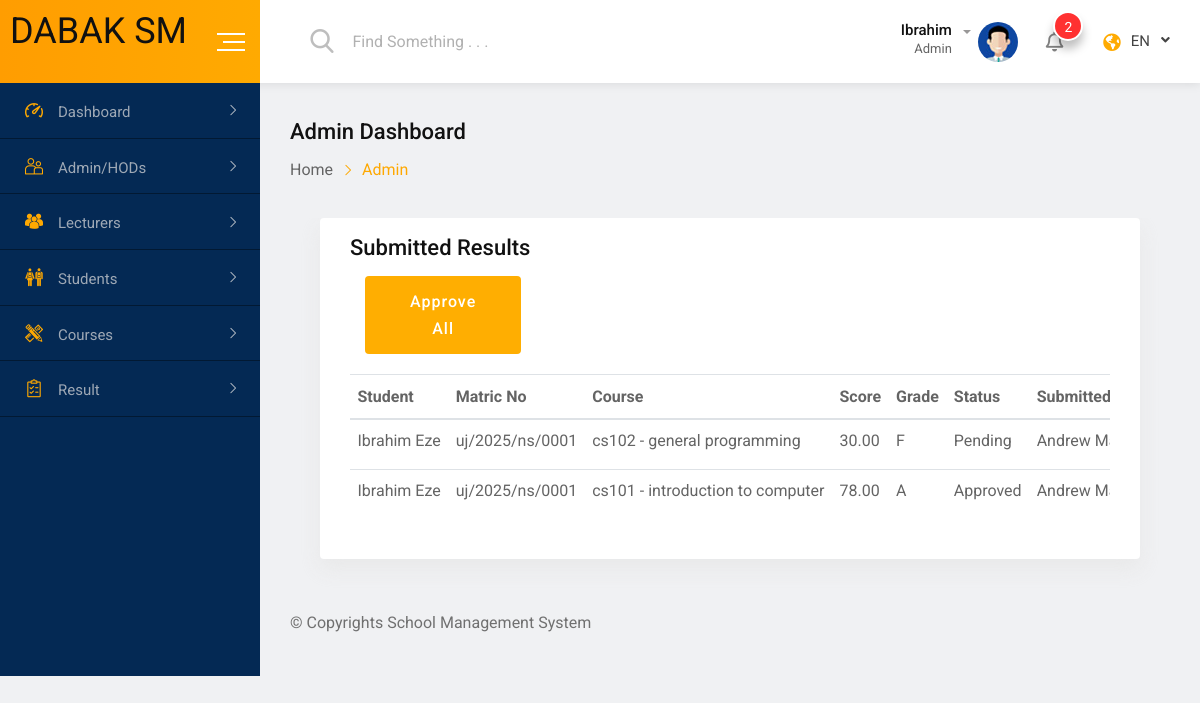
The app's page /administration/results/ (signed in) with its own data.
### students/models.py (models this page shows, shortened)
class Result(models.Model):
    registration = models.OneToOneField(CourseRegistration, on_delete=models.CASCADE, related_name='result')
    score = models.DecimalField(max_digits=5, decimal_places=2)
    grade = models.CharField(max_length=2)
    status = models.CharField(max_length=20, choices=[('Pending', 'Pending'), ('Approved', 'Approved')], default='Pending')
    submitted_by = models.ForeignKey('lecturers.Lecturer', on_delete=models.SET_NULL, null=True, blank=True, related_name='submitted_results')
    approved_by = models.ForeignKey(CustomUser, on_delete=models.SET_NULL, null=True, blank=True, related_name='approved_results')

class CourseRegistration(models.Model):
    student = models.ForeignKey(Student, on_delete=models.CASCADE, related_name='registrations')
    course = models.ForeignKey(Course, on_delete=models.CASCADE, related_name='registrations')
    session = models.CharField(max_length=15)
    semester = models.CharField(max_length=10, choices=[('First', 'First'), ('Second', 'Second')])
    date_registered = models.DateTimeField(auto_now_add=True)
    class Meta:
        unique_together = ('student', 'course', 'session', 'semester')

class Student(models.Model):
    user = models.OneToOneField(CustomUser, on_delete=models.CASCADE, related_name='student_profile')
    matric_no = models.CharField(max_length=20, unique=True)
    department = models.ForeignKey(Department, on_delete=models.CASCADE, related_name='students')
    level = models.CharField(max_length=10, choices=[
        ('100', '100 Level'),
        ('200', '200 Level'),
        ('300', '300 Level'),
        ('400', '400 Level'),
    ])
    admission_year = models.IntegerField(default=2025)

### accounts/models.py (models this page shows, shortened)
class CustomUser(AbstractUser):
    ROLE_CHOICES = [
        ('student', 'Student'),
        ('lecturer', 'Lecturer'),
        ('admin', 'Admin'),
    ]
    USERNAME_FIELD = 'username'
    REQUIRED_FIELDS = []
    role = models.CharField(max_length=20, choices=ROLE_CHOICES)
    is_active = models.BooleanField(default=True)

### academics/models.py (models this page shows, shortened)
class Course(models.Model):
    LEVEL_CHOICES = [
        ('100', '100 Level'),
        ('200', '200 Level'),
        ('300', '300 Level'),
        ('400', '400 Level'),
    ]
    code = models.CharField(max_length=10, unique=True)
    title = models.CharField(max_length=200)
    credit_unit = models.IntegerField()
    department = models.ForeignKey(Department, on_delete=models.CASCADE, related_name='courses')
    assigned_lecturer = models.ForeignKey(
        'lecturers.Lecturer',
        on_delete=models.SET_NULL,
        null=True,
        blank=True,
        related_name='assigned_courses'
    )
    prerequisites = models.ManyToManyField(
        'self',
        symmetrical=False,
        blank=True,
        related_name='required_for'
    )
    pass_mark = models.PositiveIntegerField(default=40)
    COURSE_TYPE_CHOICES = [
        ('core', 'Core'),
        ('elective', 'Elective'),
    ]
    course_type = models.CharField(max_length=10, choices=COURSE_TYPE_CHOICES, default='core')
    offered_level = models.CharField(max_length=10, choices=LEVEL_CHOICES, default='100')

### lecturers/models.py (models this page shows, shortened)
class Lecturer(models.Model):
    user = models.OneToOneField(CustomUser, on_delete=models.CASCADE, related_name='lecturer_profile')
    staff_id = models.CharField(max_length=20, unique=True)
    department = models.ForeignKey(Department, on_delete=models.CASCADE, related_name='lecturers')
    rank = models.CharField(max_length=50, blank=True, null=True)

### administration/views.py (the view)
    def wrapper(request, *args, **kwargs):
        if not request.user.is_authenticated or request.user.role != 'admin':
            messages.error(request, "Access denied: Admins only.")
            return redirect('login')
        return view_func(request, *args, **kwargs)

### administration/views.py (called while the page is built)
def admin_required(view_func):
    def wrapper(request, *args, **kwargs):
        if not request.user.is_authenticated or request.user.role != 'admin':
            messages.error(request, "Access denied: Admins only.")
            return redirect('login')
        return view_func(request, *args, **kwargs)
    return wrapper

@login_required
@admin_required
def result_list(request):
    results = Result.objects.select_related(
        'registration__student__user',
        'registration__course',
        'submitted_by'
    ).all().order_by('-id')
    return render(request, 'administration/result_list.html', {'results': results})

### templates/administration/result_list.html (shortened to what this page needs)
{% extends "../admin_base.html" %}
{% block content %}
<div class="dashboard-content-one">
  <div class="card height-auto">
      <div class="card-body">
          <div class="heading-layout1">
              <div class="item-title">
                  <h3>Submitted Results</h3>
              </div>
          </div>
          <div class="col-1-xxxl col-xl-2 col-lg-3 col-12 form-group">
            <form method="POST" action="{% url 'approve_all_results' %}" class="mg-b-20">
              <button type="submit" class="btn-fill-lg btn-gradient-yellow btn-hover-bluedark">Approve All</button>
            </form>
          </div>
          <div class="table-responsive">
              <table class="table display data-table text-nowrap">
                  <thead>
                      <tr>
                          <th>Student</th>
                          <th>Matric No</th>
                          <th>Course</th>
                          <th>Score</th>
                          <th>Grade</th>
                          <th>Status</th>
                          <th>Submitted By</th>
                      </tr>
                  </thead>
                  <tbody>
                    {% for result in results %}
                      <tr>
                        <td>{{ result.registration.student.user.get_full_name }}</td>
                        <td>{{ result.registration.student.matric_no }}</td>
                        <td>{{ result.registration.course.code }} - {{ result.registration.course.title }}</td>
                        <td>{{ result.score }}</td>
                        <td>{{ result.grade }}</td>
                        <td>{{ result.status }}</td>
                        <td>{{ result.submitted_by.user.get_full_name|default:"lecturer" }}</td>
                      </tr>
                      {% empty %}
                      <tr><td colspan="9">No result found.</td></tr>
                      {% endfor %}
                  </tbody>
              </table>
          </div>
      </div>
  </div>
</div>
{% endblock %}

### static/css/main.css (style rules this page uses)
html { color: #222; font-size: 1em; line-height: 1.4; }

### records on screen
Result: registration.student.user.get_full_name "Ibrahim Eze", registration.student.matric_no "uj/2025/ns/0001", registration.course.code "cs102", registration.course "general programming", score "30.00", grade "F", status "Pending", submitted_by.user.get_full_name "Andrew…"
Result: registration.student.user.get_full_name "Ibrahim Eze", registration.student.matric_no "uj/2025/ns/0001", registration.course.code "cs101", registration.course "introduction to computer", score "78.00", grade "A", status "Approved", submitted_by.user.get_full_name "Andrew…"
